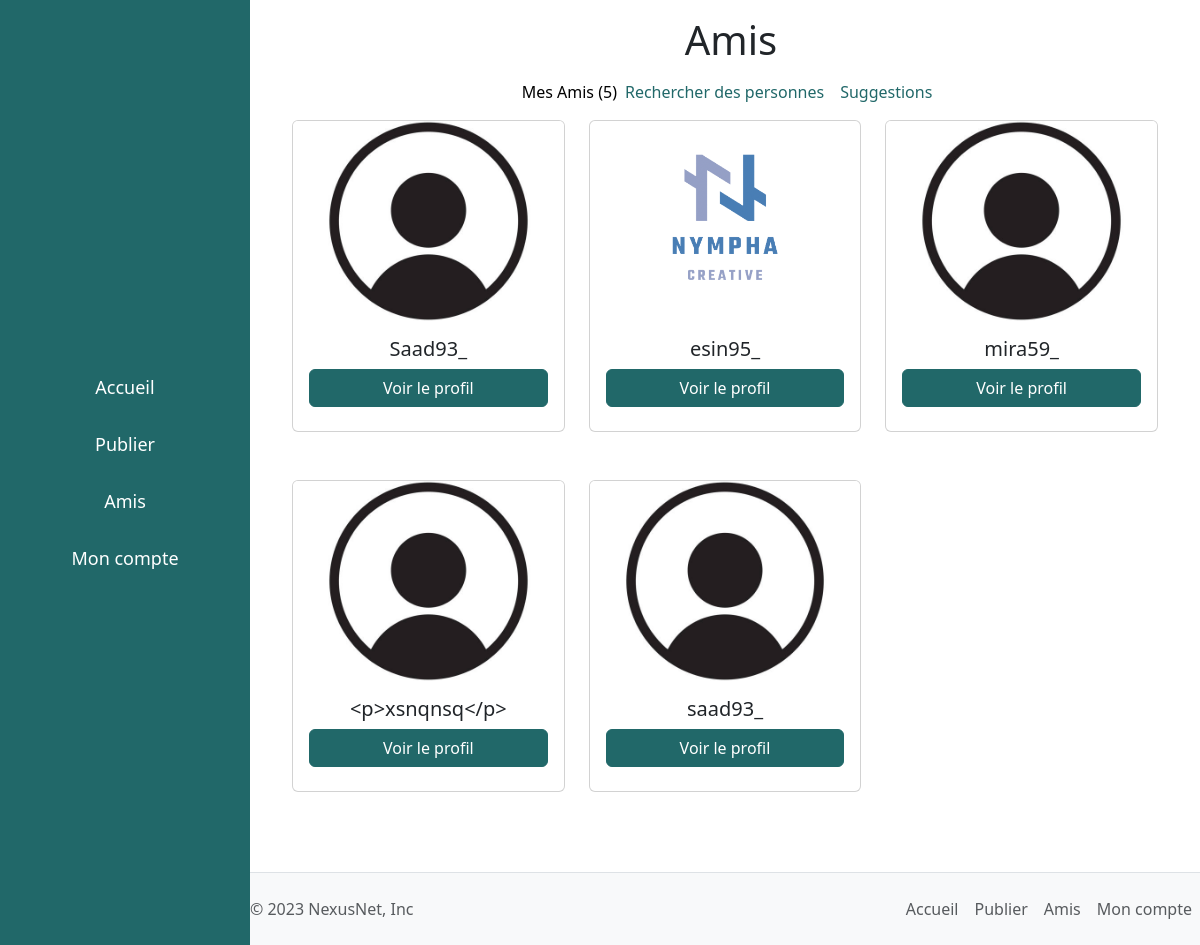
The app's page /friends/ (signed in) with its own data.
### authentification/models.py (models this page shows, shortened)
class Friend(models.Model):
    user = models.ForeignKey(User, on_delete=models.CASCADE, related_name='friends')
    friend = models.ForeignKey(User, on_delete=models.CASCADE, related_name='user_friends')

class User(AbstractUser):
    profile_photo = models.ImageField(upload_to='' , default='default_profile_image.jpeg')

### authentification/views.py (the view)
# urls.py: path('friends/', authentification.views.friends, name='friend'),
@login_required
def friends(request):
    friends = Friend.objects.all()
    user = request.user
    count = count_friend(request)
    return render(request, 'authentification/my_friend.html', {'friends': friends, 'user': user, 'count': count})

### authentification/views.py (called while the page is built)
def count_friend(request):
    friends = Friend.objects.all()
    user = request.user
    count = 0
    for friend in friends:
        if friend.user == user or friend.friend == user:
            count +=1
    return count

### authentification/templates/authentification/my_friend.html (shortened to what this page needs)
{% extends 'base.html' %}
{% block content %}
<div class="container mb-3 pb-3">
    <div class="row aside-near justify-content-center align-items-center">
        <div>
            <h1 class="text-center mb-3 mt-3">
                Amis
            </h1>
            <nav style="--bs-breadcrumb-divider: ''; width: 100%;" aria-label="breadcrumb">
                <ol class="breadcrumb justify-content-center align-items-center">
                    <li class="breadcrumb-item" aria-current="page"><a class="text-primary1 active1" href="{% url 'friend' %}">Mes Amis ({{ count }})</a></li>
                    <li class="breadcrumb-item"><a class="text-primary1" href="{% url 'searchFriend' %}">Rechercher des personnes</a></li>
                    <li class="breadcrumb-item"><a class="text-primary1" href="{% url 'suggestion' %}">Suggestions</a></li>
                </ol>
            </nav>
        </div>
    </div>
    <div class="aside-near">
        <div class="row">
            {% for friend in friends %}
                {% if friend.user == user or friend.friend == user %}
                    <div class="col-xs-12 col-sm-10 col-md-6 col-lg-4 mb-5">
                        <div class="card">
                            {% if friend.friend == user %}
                                <img src="{{ friend.user.profile_photo.url }}" class="card-img-top img-fluid w-100" alt="..." style="height: 200px; object-fit: cover;">
                                <div class="card-body">
                                    <h5 class="card-title text-center">{{ friend.user.username }}</h5>
                                    <a class="btn btn-primary1 mb-2" style="width: 100%;" href="{% url 'accountUser' friend.user.id %}">Voir le profil</a>
                                </div>
                            {% endif%}
                        </div>
                    </div>
                {% endif %}
            {% endfor %}
        </div>
    </div>
</div>
{% endblock %}

### templates/base.html (style rules this page uses)
* { margin: 0; padding: 0; }
.btn-primary1 { background-color: #216869; color: #fff; border: 1px solid #216869; }
.text-primary1 { color: #216869; text-decoration: none; }
.active1 { color: #000; }
.aside-near { margin-left: 250px; }

### records on screen
Friend: user.profile_photo (placeholder picture), user.username "Saad93_"
Friend: user.profile_photo (picture), user.username "esin95_"
Friend: user.profile_photo (placeholder picture), user.username "mira59_"
Friend: user.profile_photo (placeholder picture), user.username "<p>xsnqnsq</p>"
Friend: user.profile_photo (placeholder picture), user.username "saad93_"

### other values on screen
{{ count }} "5"
